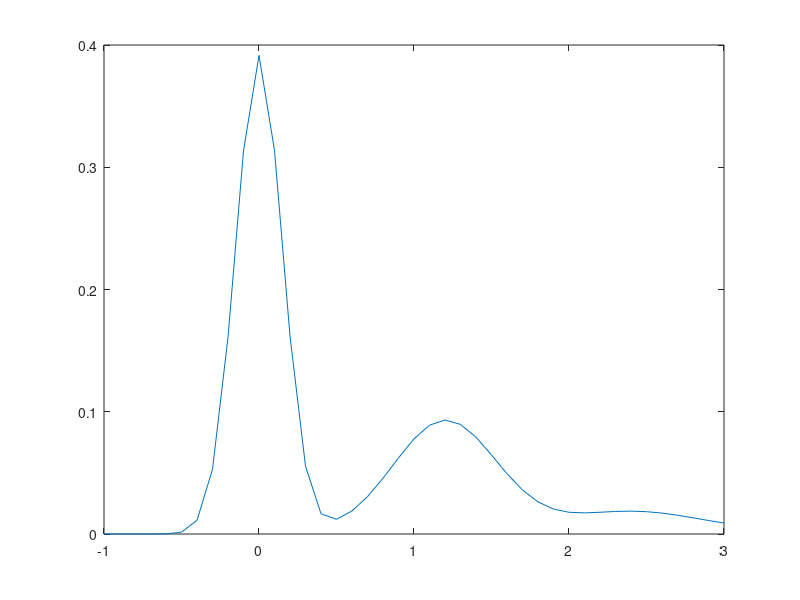

The MATLAB source for this figure:
% SignalAndNoiseTutorial.m
% by Mike Manookin 11/2019

x = 0 : 10;

p1 = poisspdf(x, 1);


p2 = poisspdf(x, 2);

x = 0:2;
y = [0.81 0.17 0.02 0.64 0.28 0.08];

% Let's define anonymous functions.

% This would be for the single-photon condition.
pfun1 = @(m,k)([(m.^k * exp(-m))./factorial(k),((2*m).^k * exp(-2*m))./factorial(k)]);

% This would be for the coincident model:
pfun2 = @(m,k)([(m.^k * exp(-m))./factorial(k)+(m.^(k-1) * exp(-m))./factorial(k-1),((2*m).^k * exp(-2*m))./factorial(k)+((2*m).^(k-1) * exp(-2*m))./factorial(k-1)]);

m = 0.21;

% Single-photon model.
p1 = 0;



% Let's generate data from Equation 10 from Baylor et al 1979:
m = 0.53;
a = 1.2;
sigma0 = 0.15;
sigma1 = 0.3;
x = -1:0.1:3;

p = zeros(1, length(x));
for j = 1 : length(x)
    r = x(j);
    for k = 0:3
        p(j) = p(j) +  (exp(-m)*m^k)/factorial(k) .* 1./(2*pi*(sigma0^2+k*sigma1^2)).^0.5 .* exp(-(r - k*a).^2 / (2*(sigma0^2 + k*sigma1^2)));
    end
end

% Divide by the number of k's you've iterated over..
p = p / 4;

figure(1); clf;
plot(x,p)

